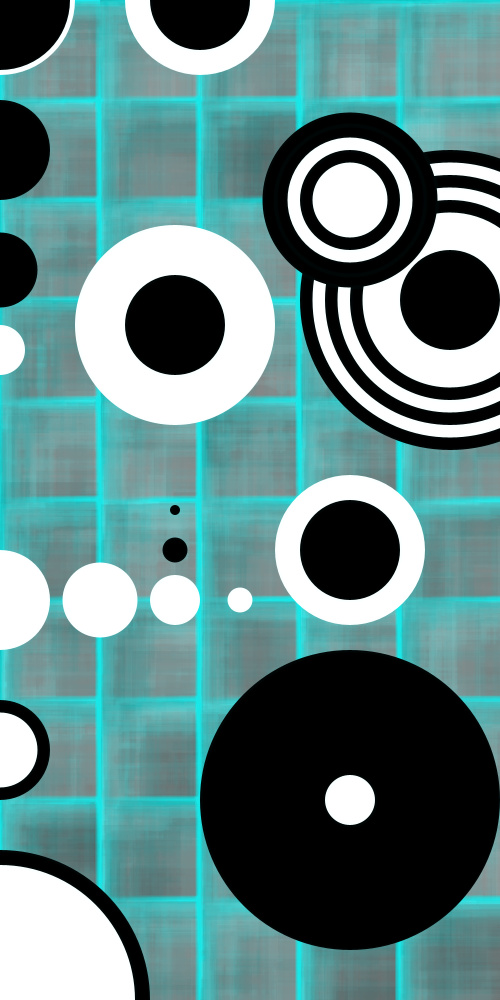
Frame 1 (no input)
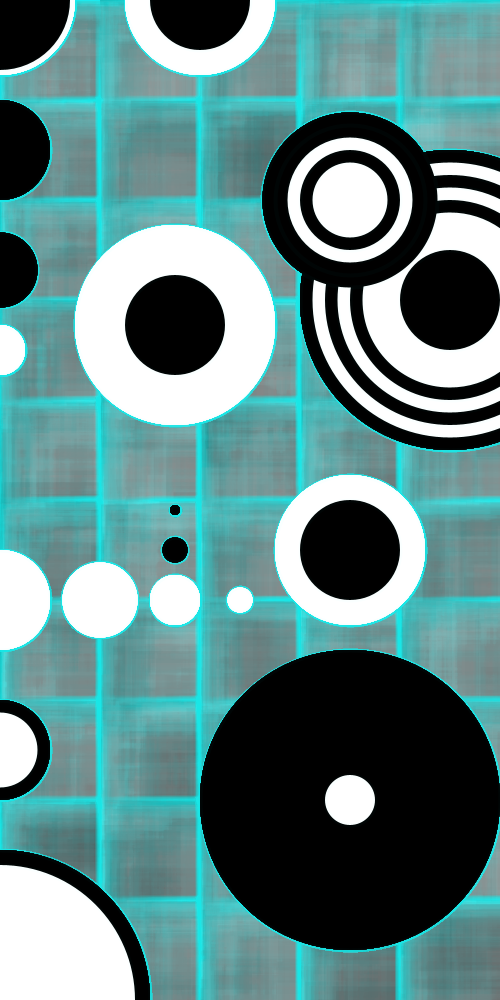
Frame 60 (the mouse pressed at the canvas centre just before this capture)
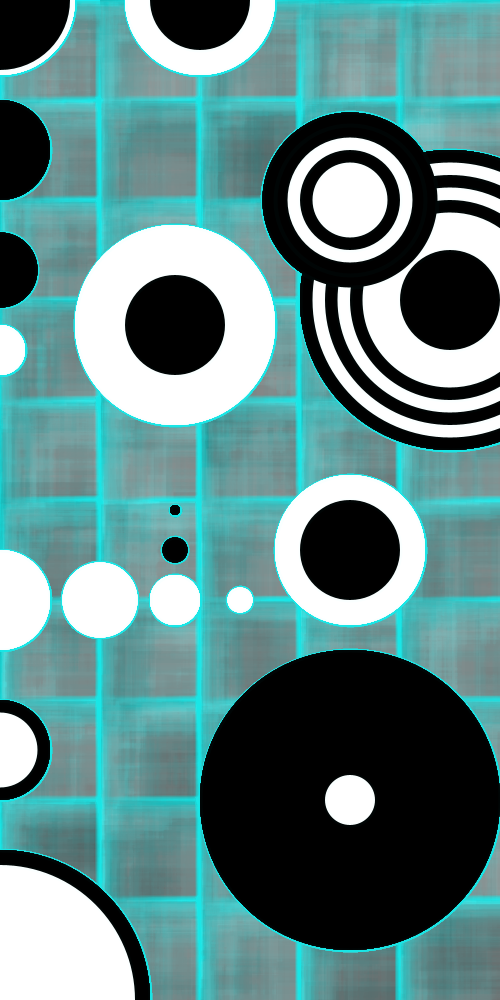
Frame 120 (the mouse held since frame 60 and released just before this capture)

The Processing sketch that drew these frames (run headless with seeded random() and noise(); from frame 60 on, the mouse is pressed at the canvas centre):

// Processing sketch: processing_24964
// ── processing_24964.pde


float x=100;
float y=0;


//what happens if you change these both to 50? what are they doing to the pattern?
int patternSeperationX = 100;
int patternSeperationY = 100;


void setup(){
  size(500,1000);
  
  background(0);
  noStroke();
  smooth();
  
  
  //the white box simply shows you the space your pattern gets drawn in
  fill(0,249,255);
  noStroke();
  rect(0,0,patternSeperationX,patternSeperationY);
  stroke(0);
  
  for(int i = 0; i < width/patternSeperationX; i++){
      for(int j = 0; j < height/patternSeperationY; j++){
        pushMatrix();
        translate(i*patternSeperationX, j*patternSeperationY);
        yourFunction();
        popMatrix();
      }
  }
  
}

void draw()
{
  strokeWeight(4);
   
   //circle one left
   //fill(0);
   //ellipse(0,350,550,550);
    //fill(255);
   //ellipse(0,350,540,540);

//fill(0);
//ellipse(0,350,100,100);

 
 
  fill(255);
  ellipse(0,0,150,150);
  fill(0);
  ellipse(0,0,140,140);
 
 
  fill(0);
  ellipse(0,1000,300,300);
  fill(255);
  ellipse(0,1000,270,270);
  
   ellipse(0,600,100,100);
  ellipse(100,600,75,75);
  ellipse(175,600,50,50);
  ellipse(240,600,25,25);
  
  
  fill(0);
  ellipse(0,150,100,100);
  fill(255);
 
  fill(0);
  ellipse(0,270,75,75);
  fill(255);
  ellipse(0,350,50,50);
  fill(0);
  ellipse(0,750,100,100);
  fill(255);
  ellipse(0,750,75,75);
 
  fill(0);
  ellipse(450,300,300,300);
  fill(255);
  ellipse(450,300,275,275);
  fill(0);
  ellipse(450,300,250,250);
  fill(255);
  ellipse(450,300,225,225);
  fill(0);
  ellipse(450,300,200,200);
  fill(255);
  ellipse(450,300,175,175);
fill(0);
ellipse (450,300,100,100);


fill(0);
  ellipse(350,200,100,100);
 
  ellipse(350,200,175,175);
  fill(0);
  ellipse(350,200,150,150);
  fill(255);
  ellipse(350,200,125,125);
  fill(0);
  ellipse(350,200,100,100);
  fill(255);
  ellipse(350,200,75,75);

  fill(0);
  ellipse(350,800,300,300);
fill(255);
ellipse(350,800,50,50);

fill(0);
  ellipse(175,550,25,25);
  ellipse(175,510,10,10);
  
  fill(255);
  ellipse(175,325,200,200);
  fill(0);
  ellipse(175,325,100,100);
  
  fill(255);
  ellipse(350,550,150,150);
  fill(0);
  ellipse(350,550,100,100);
  
  
  fill(255);
  ellipse(200,0,150,150);
  fill(0);
  ellipse(200,0,100,100);
  
  








}


void yourFunction(){
  float x=200;
float y=0;
  
  while(x>50){
  strokeWeight(10);
  stroke(0,249,255,5);
 
  fill(random(0,255),10);
  rect(random(0,100),random(0,100),random(y,x),random(y,x));
  
  
  
 y = y+.1;
 x = x-.1;

  



  }
  }
